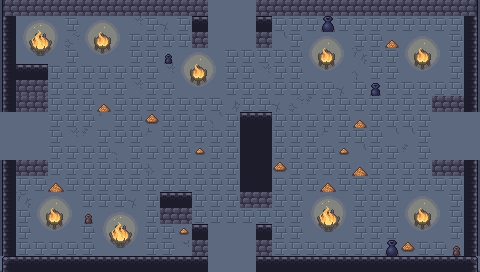

Below is a game level as drawn by its tile map, then a one-line description and the .tmx that defines it (tile-layer data replaced by summaries):
An orthogonal 30x17 tile map with 16x16 px tiles, 6 tile layers (ground, dressing, decor, walls, ...), 5 tilesets and 12 objects (5x ENTRY, 5x ENEMY, 2x PROP).

<map version="1.10" tiledversion="1.10.2" orientation="orthogonal" renderorder="right-down" width="30" height="17" tilewidth="16" tileheight="16" infinite="0" nextlayerid="8" nextobjectid="13">
 <tileset firstgid="1" name="wall" tilewidth="16" tileheight="16" tilecount="493" columns="17">
  <image source="../../../gfx/tiles/cove/walls_floor.png" width="272" height="464" />
 </tileset>
 <tileset firstgid="494" name="cracks" tilewidth="16" tileheight="16" tilecount="120" columns="8">
  <image source="../../../gfx/tiles/cove/cracks_floor.png" width="128" height="240" />
 </tileset>
 <tileset firstgid="614" name="wallcracks" tilewidth="16" tileheight="16" tilecount="256" columns="8">
  <image source="../../../gfx/tiles/cove/cracks_walls.png" width="128" height="512" />
 </tileset>
 <tileset firstgid="870" name="objects" tilewidth="16" tileheight="16" tilecount="216" columns="24">
  <image source="../../../gfx/tiles/cove/objects.png" width="384" height="144" />
 </tileset>
 <tileset firstgid="1086" name="fire" tilewidth="16" tileheight="16" tilecount="198" columns="11">
  <image source="../../../gfx/tiles/cove/fire.png" width="176" height="288" />
  <tile id="0">
   <animation>
    <frame tileid="0" duration="150" />
    <frame tileid="33" duration="150" />
    <frame tileid="66" duration="150" />
    <frame tileid="99" duration="150" />
    <frame tileid="132" duration="150" />
    <frame tileid="165" duration="150" />
   </animation>
  </tile>
  <tile id="1">
   <animation>
    <frame tileid="1" duration="150" />
    <frame tileid="34" duration="150" />
    <frame tileid="67" duration="150" />
    <frame tileid="100" duration="150" />
    <frame tileid="133" duration="150" />
    <frame tileid="166" duration="150" />
   </animation>
  </tile>
  <tile id="2">
   <animation>
    <frame tileid="2" duration="150" />
    <frame tileid="35" duration="150" />
    <frame tileid="68" duration="150" />
    <frame tileid="101" duration="150" />
    <frame tileid="134" duration="150" />
    <frame tileid="167" duration="150" />
   </animation>
  </tile>
  <tile id="3">
   <animation>
    <frame tileid="3" duration="150" />
    <frame tileid="36" duration="150" />
    <frame tileid="69" duration="150" />
    <frame tileid="102" duration="150" />
    <frame tileid="135" duration="150" />
    <frame tileid="168" duration="150" />
   </animation>
  </tile>
  <tile id="4">
   <animation>
    <frame tileid="4" duration="150" />
    <frame tileid="37" duration="150" />
    <frame tileid="70" duration="150" />
    <frame tileid="103" duration="150" />
    <frame tileid="136" duration="150" />
    <frame tileid="169" duration="150" />
   </animation>
  </tile>
  <tile id="5">
   <animation>
    <frame tileid="5" duration="150" />
    <frame tileid="38" duration="150" />
    <frame tileid="71" duration="150" />
    <frame tileid="104" duration="150" />
    <frame tileid="137" duration="150" />
    <frame tileid="170" duration="150" />
   </animation>
  </tile>
  <tile id="6">
   <animation>
    <frame tileid="6" duration="150" />
    <frame tileid="39" duration="150" />
    <frame tileid="72" duration="150" />
    <frame tileid="105" duration="150" />
    <frame tileid="138" duration="150" />
    <frame tileid="171" duration="150" />
   </animation>
  </tile>
  <tile id="7">
   <animation>
    <frame tileid="7" duration="150" />
    <frame tileid="40" duration="150" />
    <frame tileid="73" duration="150" />
    <frame tileid="106" duration="150" />
    <frame tileid="139" duration="150" />
    <frame tileid="172" duration="150" />
   </animation>
  </tile>
  <tile id="8">
   <animation>
    <frame tileid="8" duration="150" />
    <frame tileid="41" duration="150" />
    <frame tileid="74" duration="150" />
    <frame tileid="107" duration="150" />
    <frame tileid="140" duration="150" />
    <frame tileid="173" duration="150" />
   </animation>
  </tile>
  <tile id="9">
   <animation>
    <frame tileid="9" duration="150" />
    <frame tileid="42" duration="150" />
    <frame tileid="75" duration="150" />
    <frame tileid="108" duration="150" />
    <frame tileid="141" duration="150" />
    <frame tileid="174" duration="150" />
   </animation>
  </tile>
  <tile id="10">
   <animation>
    <frame tileid="10" duration="150" />
    <frame tileid="43" duration="150" />
    <frame tileid="76" duration="150" />
    <frame tileid="109" duration="150" />
    <frame tileid="142" duration="150" />
    <frame tileid="175" duration="150" />
   </animation>
  </tile>
  <tile id="11">
   <animation>
    <frame tileid="11" duration="150" />
    <frame tileid="44" duration="150" />
    <frame tileid="77" duration="150" />
    <frame tileid="110" duration="150" />
    <frame tileid="143" duration="150" />
    <frame tileid="176" duration="150" />
   </animation>
  </tile>
  <tile id="12">
   <animation>
    <frame tileid="12" duration="150" />
    <frame tileid="45" duration="150" />
    <frame tileid="78" duration="150" />
    <frame tileid="111" duration="150" />
    <frame tileid="144" duration="150" />
    <frame tileid="177" duration="150" />
   </animation>
  </tile>
  <tile id="13">
   <animation>
    <frame tileid="13" duration="150" />
    <frame tileid="46" duration="150" />
    <frame tileid="79" duration="150" />
    <frame tileid="112" duration="150" />
    <frame tileid="145" duration="150" />
    <frame tileid="178" duration="150" />
   </animation>
  </tile>
  <tile id="14">
   <animation>
    <frame tileid="14" duration="150" />
    <frame tileid="47" duration="150" />
    <frame tileid="80" duration="150" />
    <frame tileid="113" duration="150" />
    <frame tileid="146" duration="150" />
    <frame tileid="179" duration="150" />
   </animation>
  </tile>
  <tile id="15">
   <animation>
    <frame tileid="15" duration="150" />
    <frame tileid="48" duration="150" />
    <frame tileid="81" duration="150" />
    <frame tileid="114" duration="150" />
    <frame tileid="147" duration="150" />
    <frame tileid="180" duration="150" />
   </animation>
  </tile>
  <tile id="16">
   <animation>
    <frame tileid="16" duration="150" />
    <frame tileid="49" duration="150" />
    <frame tileid="82" duration="150" />
    <frame tileid="115" duration="150" />
    <frame tileid="148" duration="150" />
    <frame tileid="181" duration="150" />
   </animation>
  </tile>
  <tile id="17">
   <animation>
    <frame tileid="17" duration="150" />
    <frame tileid="50" duration="150" />
    <frame tileid="83" duration="150" />
    <frame tileid="116" duration="150" />
    <frame tileid="149" duration="150" />
    <frame tileid="182" duration="150" />
   </animation>
  </tile>
  <tile id="18">
   <animation>
    <frame tileid="18" duration="150" />
    <frame tileid="51" duration="150" />
    <frame tileid="84" duration="150" />
    <frame tileid="117" duration="150" />
    <frame tileid="150" duration="150" />
    <frame tileid="183" duration="150" />
   </animation>
  </tile>
  <tile id="19">
   <animation>
    <frame tileid="19" duration="150" />
    <frame tileid="52" duration="150" />
    <frame tileid="85" duration="150" />
    <frame tileid="118" duration="150" />
    <frame tileid="151" duration="150" />
    <frame tileid="184" duration="150" />
   </animation>
  </tile>
  <tile id="20">
   <animation>
    <frame tileid="20" duration="150" />
    <frame tileid="53" duration="150" />
    <frame tileid="86" duration="150" />
    <frame tileid="119" duration="150" />
    <frame tileid="152" duration="150" />
    <frame tileid="185" duration="150" />
   </animation>
  </tile>
  <tile id="21">
   <animation>
    <frame tileid="21" duration="150" />
    <frame tileid="54" duration="150" />
    <frame tileid="87" duration="150" />
    <frame tileid="120" duration="150" />
    <frame tileid="153" duration="150" />
    <frame tileid="186" duration="150" />
   </animation>
  </tile>
  <tile id="22">
   <animation>
    <frame tileid="22" duration="150" />
    <frame tileid="55" duration="150" />
    <frame tileid="88" duration="150" />
    <frame tileid="121" duration="150" />
    <frame tileid="154" duration="150" />
    <frame tileid="187" duration="150" />
   </animation>
  </tile>
  <tile id="23">
   <animation>
    <frame tileid="23" duration="150" />
    <frame tileid="56" duration="150" />
    <frame tileid="89" duration="150" />
    <frame tileid="122" duration="150" />
    <frame tileid="155" duration="150" />
    <frame tileid="188" duration="150" />
   </animation>
  </tile>
  <tile id="24">
   <animation>
    <frame tileid="24" duration="150" />
    <frame tileid="57" duration="150" />
    <frame tileid="90" duration="150" />
    <frame tileid="123" duration="150" />
    <frame tileid="156" duration="150" />
    <frame tileid="189" duration="150" />
   </animation>
  </tile>
  <tile id="25">
   <animation>
    <frame tileid="25" duration="150" />
    <frame tileid="58" duration="150" />
    <frame tileid="91" duration="150" />
    <frame tileid="124" duration="150" />
    <frame tileid="157" duration="150" />
    <frame tileid="190" duration="150" />
   </animation>
  </tile>
  <tile id="26">
   <animation>
    <frame tileid="26" duration="150" />
    <frame tileid="59" duration="150" />
    <frame tileid="92" duration="150" />
    <frame tileid="125" duration="150" />
    <frame tileid="158" duration="150" />
    <frame tileid="191" duration="150" />
   </animation>
  </tile>
  <tile id="27">
   <animation>
    <frame tileid="27" duration="150" />
    <frame tileid="60" duration="150" />
    <frame tileid="93" duration="150" />
    <frame tileid="126" duration="150" />
    <frame tileid="159" duration="150" />
    <frame tileid="192" duration="150" />
   </animation>
  </tile>
  <tile id="28">
   <animation>
    <frame tileid="28" duration="150" />
    <frame tileid="61" duration="150" />
    <frame tileid="94" duration="150" />
    <frame tileid="127" duration="150" />
    <frame tileid="160" duration="150" />
    <frame tileid="193" duration="150" />
   </animation>
  </tile>
  <tile id="29">
   <animation>
    <frame tileid="29" duration="150" />
    <frame tileid="62" duration="150" />
    <frame tileid="95" duration="150" />
    <frame tileid="128" duration="150" />
    <frame tileid="161" duration="150" />
    <frame tileid="194" duration="150" />
   </animation>
  </tile>
  <tile id="30">
   <animation>
    <frame tileid="30" duration="150" />
    <frame tileid="63" duration="150" />
    <frame tileid="96" duration="150" />
    <frame tileid="129" duration="150" />
    <frame tileid="162" duration="150" />
    <frame tileid="195" duration="150" />
   </animation>
  </tile>
  <tile id="31">
   <animation>
    <frame tileid="31" duration="150" />
    <frame tileid="64" duration="150" />
    <frame tileid="97" duration="150" />
    <frame tileid="130" duration="150" />
    <frame tileid="163" duration="150" />
    <frame tileid="196" duration="150" />
   </animation>
  </tile>
  <tile id="32">
   <animation>
    <frame tileid="32" duration="150" />
    <frame tileid="65" duration="150" />
    <frame tileid="98" duration="150" />
    <frame tileid="131" duration="150" />
    <frame tileid="164" duration="150" />
    <frame tileid="197" duration="150" />
   </animation>
  </tile>
 </tileset>
 <layer id="1" name="ground" width="30" height="17">
  <data>[510 cells, 510 non-empty, 1 distinct tile ids]</data>
 </layer>
 <layer id="2" name="dressing" width="30" height="17">
  <data>[510 cells, 354 non-empty, 45 distinct tile ids]</data>
 </layer>
 <layer id="3" name="decor" width="30" height="17">
  <data>[510 cells, 0 non-empty, 0 distinct tile ids]</data>
 </layer>
 <layer id="4" name="walls" width="30" height="17">
  <data>[510 cells, 78 non-empty, 8 distinct tile ids]</data>
 </layer>
 <layer id="5" name="props" width="30" height="17">
  <data>[510 cells, 51 non-empty, 9 distinct tile ids]</data>
 </layer>
 <layer id="6" name="overhead" width="30" height="17">
  <data>[510 cells, 0 non-empty, 0 distinct tile ids]</data>
 </layer>
 <objectgroup id="7" name="spawns">
  <object id="1" name="UP" type="ENTRY" x="232" y="24" />
  <object id="2" name="DOWN" type="ENTRY" x="232" y="248" />
  <object id="3" name="LEFT" type="ENTRY" x="24" y="136" />
  <object id="4" name="RIGHT" type="ENTRY" x="456" y="136" />
  <object id="5" name="" type="ENTRY" x="232" y="136" />
  <object id="6" name="" type="ENEMY" x="104" y="184" />
  <object id="7" name="" type="ENEMY" x="168" y="136" />
  <object id="8" name="" type="ENEMY" x="360" y="88" />
  <object id="9" name="" type="ENEMY" x="296" y="136" />
  <object id="10" name="" type="ENEMY" x="104" y="88" />
  <object id="11" name="torch" type="PROP" x="56" y="264" />
  <object id="12" name="torch" type="PROP" x="424" y="264" />
 </objectgroup>
</map>
